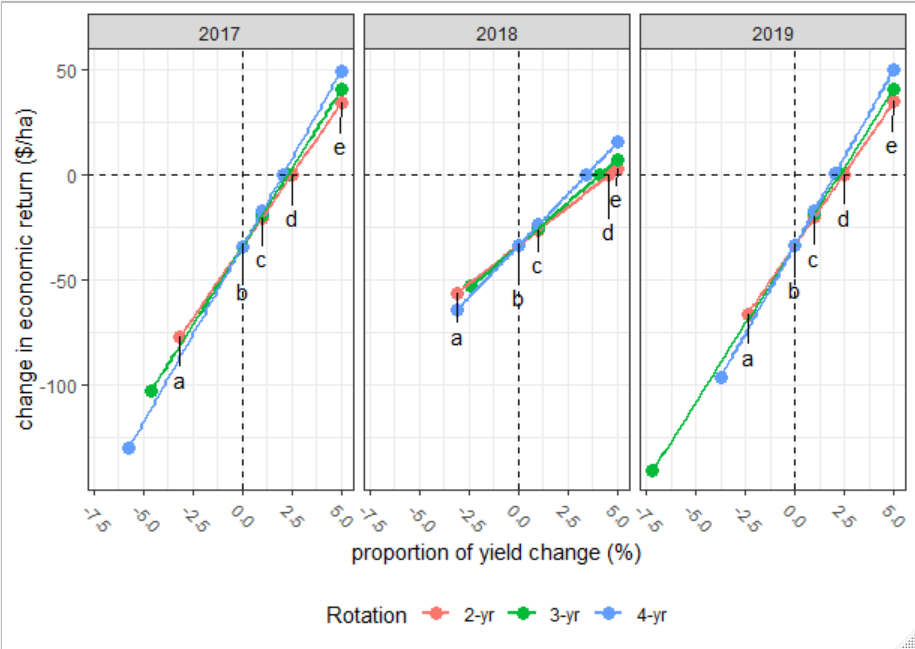

Write R code to recreate this figure.
library(tidyverse)

sensitivity <- readr::read_csv("sensitivity-down-metric2.csv", na = "NA")

as.character(sensitivity$rotation)
sensitivity$rotation <-  as.factor(sensitivity$rotation)
sensitivity <- sensitivity %>% mutate(ilevofactor=ilevofactor*100)

#sensitivity.summ <- Rmisc::summarySE(sensitivity, "ilevofactor")
install.packages("ggthemes") 
library(ggthemes)

ggplot(sensitivity, aes(ilevofactor, netreturnchg, color=rotation))+
  geom_point(size=3)+
  geom_smooth(se=FALSE, method="lm")+
  geom_vline(xintercept = 0, linetype="dashed")+
  geom_hline(yintercept = 0, linetype="dashed")+
  ggrepel::geom_text_repel(aes(label=ident),
                           nudge_y=-20, direction="y", color="black")+
  facet_grid(.~year, labeller=labeller(rotation=rotalbl))+
  ylab('change in economic return ($/ha)')+
  xlab("proportion of yield change (%)")+
  #ggtitle("Sensitivity analysis",
  #       subtitle="effect of fluopyram to soybean yield and economic return\nin different crop rotations")+
  scale_color_discrete(name = "Rotation", labels = c("2-yr", "3-yr", "4-yr"))+
  theme_bw()+
  theme(legend.position = "bottom",
        axis.text.x=element_text(angle=315, hjust=0))

  
